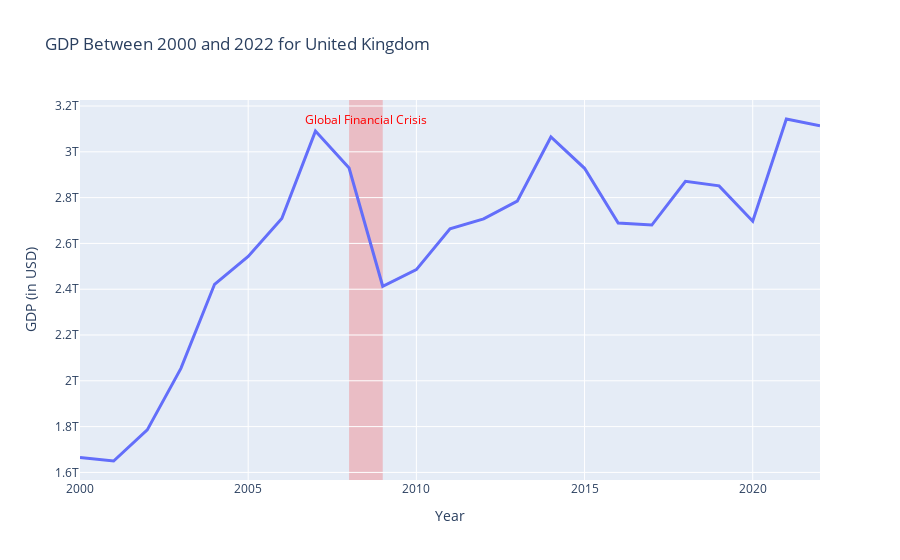

Write notebook code for a chart like this one.
### Markdown cell above
# Plot the data

Using the python library: plotly for more interactiveness. I prefer this package compared to the standard matplotlib as it helps with understanding the data in a time series graph, and I love the tooltip feature. I use Tableau a lot in my professional work, and I found plotly to be similar in the viewing and interactiveness compared to the other packages for visualisation.

### Code cell
from plot_utils import plot_single
'''
Plotting the data for United Kingdom as an example
'''

plot_single(df_GB, "United Kingdom")

### Figure 1 — Plotly figure (JSON) as saved in the notebook; plotly's stock layout.template omitted (floating-point values rounded to 4 significant figures)
{"data": [{"hovertemplate": "Year=%{x}<br>GDP (in USD)=%{y}<extra></extra>", "legendgroup": "", "line": {"color": "#636efa", "dash": "solid", "width": 3}, "marker": {"symbol": "circle"}, "mode": "lines", "name": "", "orientation": "v", "showlegend": false, "type": "scatter", "x": [2022, 2021, 2020, 2019, 2018, 2017, 2016, 2015, 2014, 2013, 2012, 2011, 2010, 2009, 2008, 2007, 2006, 2005, 2004, 2003, 2002, 2001, 2000], "xaxis": "x", "y": [3114000000000.0, 3143000000000.0, 2697000000000.0, 2851000000000.0, 2871000000000.0, 2680000000000.0, 2689000000000.0, 2928000000000.0, 3065000000000.0, 2785000000000.0, 2707000000000.0, 2664000000000.0, 2485000000000.0, 2413000000000.0, 2929000000000.0, 3091000000000.0, 2708000000000.0, 2543000000000.0, 2422000000000.0, 2054000000000.0, 1786000000000.0, 1650000000000.0, 1666000000000.0], "yaxis": "y"}], "layout": {"annotations": [{"font": {"color": "red", "size": 12}, "showarrow": false, "text": "Global Financial Crisis", "x": "2008.5", "y": 3143000000000.0}], "legend": {"tracegroupgap": 0}, "shapes": [{"fillcolor": "red", "layer": "below", "line": {"width": 0}, "opacity": 0.2, "type": "rect", "x0": "2008", "x1": "2009", "xref": "x", "y0": 0, "y1": 1, "yref": "y domain"}], "title": {"text": "GDP Between 2000 and 2022 for United Kingdom"}, "xaxis": {"anchor": "y", "domain": [0, 1], "title": {"text": "Year"}}, "yaxis": {"anchor": "x", "domain": [0, 1], "title": {"text": "GDP (in USD)"}}}}
